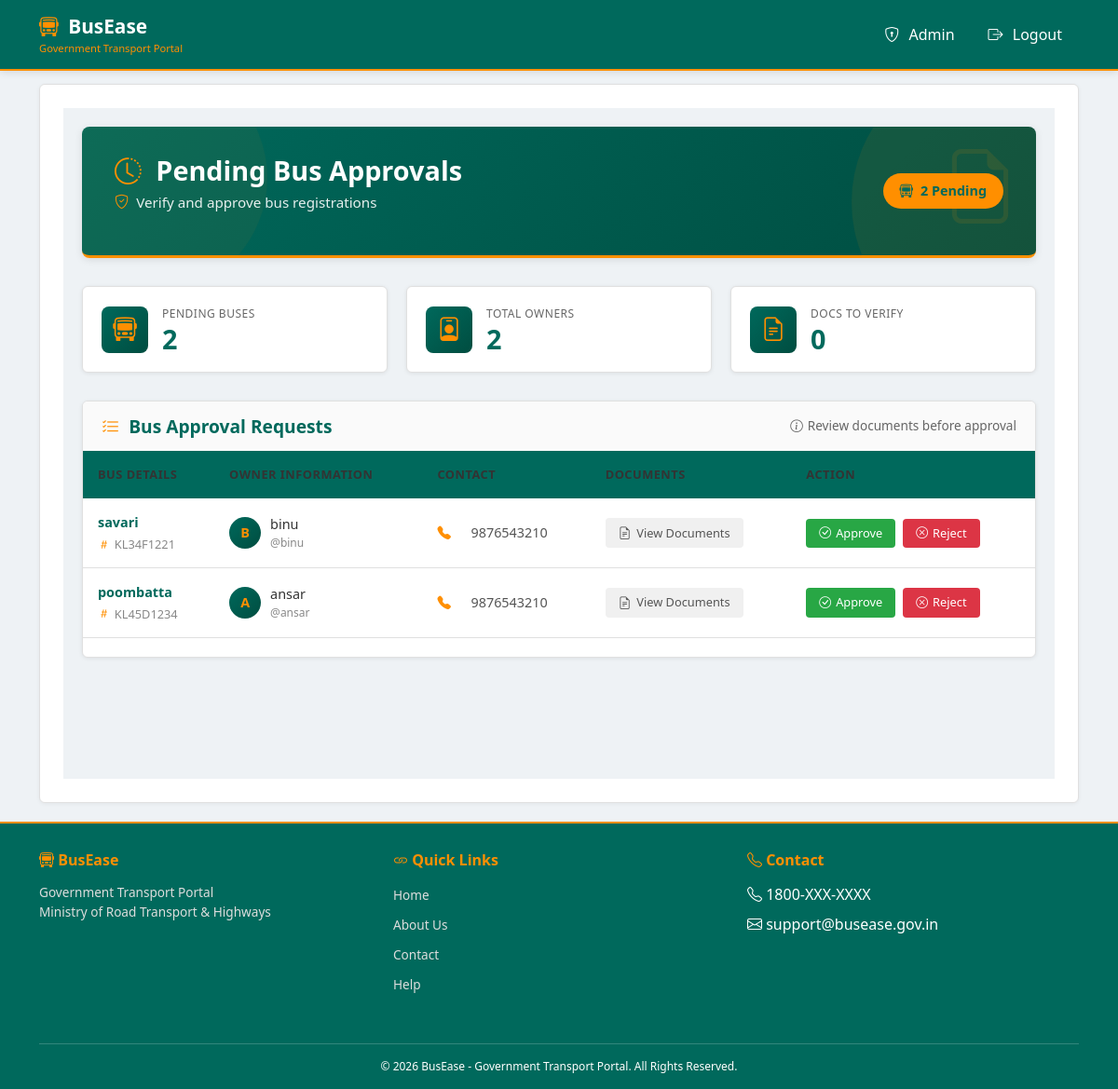
The page /admin_app/bus-approvals/ (signed in) on the database as committed earlier.
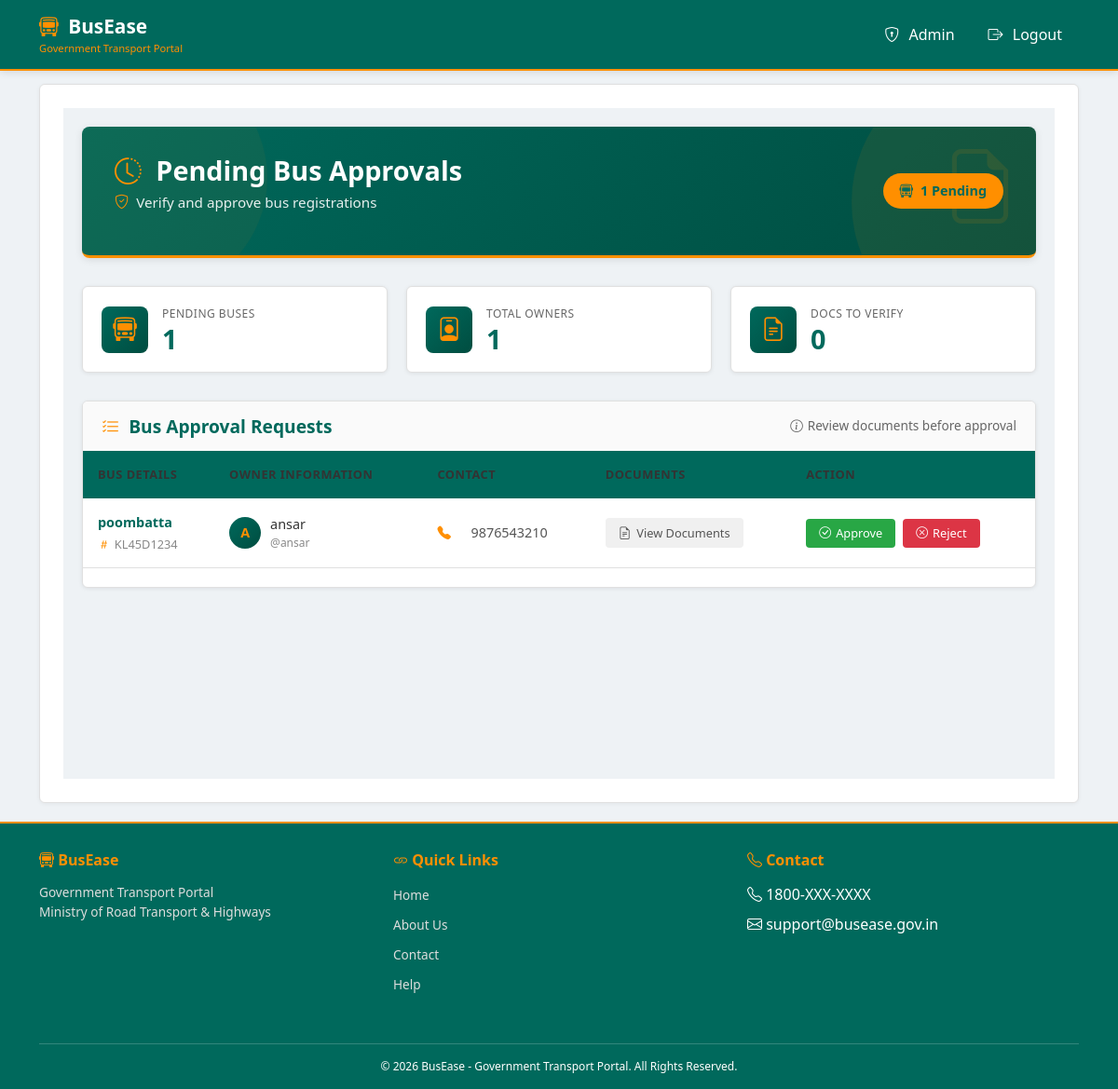
The same page on the database as committed later.
### bus_owner/models.py (models this page shows, shortened)
class Bus(models.Model):
    owner = models.ForeignKey(BusOwnerProfile, on_delete=models.CASCADE, related_name='buses')
    bus_name = models.CharField(max_length=100, default="Unnamed Bus")
    bus_number = models.CharField(max_length=20, unique=True)
    total_seats = models.PositiveIntegerField()
    owner_contact_number = models.CharField(max_length=15, blank=True, default="")
    driver_name = models.CharField(max_length=100, blank=True, default="")
    driver_contact_number = models.CharField(max_length=15, blank=True, default="")
    driver_license = models.FileField(upload_to='driver_licenses/', null=True, blank=True)
    registration_document = models.FileField(upload_to='registration_docs/', blank=True, null=True)
    pollution_test_certificate = models.FileField(upload_to='pollution_tests/', null=True, blank=True)
    insurance_document = models.FileField(upload_to='insurance_docs/', null=True, blank=True)
    approved = models.BooleanField(default=False)
    class Meta:
        ordering = ['bus_number']
        verbose_name = "Bus"
        verbose_name_plural = "Buses"

class BusOwnerProfile(models.Model):
    user = models.OneToOneField(settings.AUTH_USER_MODEL, on_delete=models.CASCADE)
    contact_number = models.CharField(max_length=15)
    address = models.TextField()
    owner_photo = models.ImageField(upload_to='owner_photos/', null=True, blank=True)
    business_license = models.FileField(upload_to='business_licenses/', null=True, blank=True)
    id_proof = models.FileField(upload_to='owner_id_proofs/', null=True, blank=True)
    approved = models.BooleanField(default=False)
    registered_on = models.DateTimeField(auto_now_add=True)

### main/models.py (models this page shows, shortened)
class User(AbstractUser):
    ROLE_CHOICES = [
        ('admin', 'RTO Admin'),
        ('owner', 'Bus Owner'),
        ('traveller', 'Traveller'),
        ('conductor', 'Bus Conductor'),  # Add this line
    ]
    role = models.CharField(max_length=20, choices=ROLE_CHOICES, default='traveller')
    email = models.EmailField(blank=True, null=True)
    USERNAME_FIELD = 'username'
    REQUIRED_FIELDS = ['email']
    objects = UserManager()

### admin_app/views.py (the view)
# urls.py: path('bus-approvals/', views.admin_bus_approvals, name='admin_bus_approvals'),
@login_required
@user_passes_test(superuser_required)
def admin_bus_approvals(request):
    pending_buses = Bus.objects.filter(approved=False).select_related("owner", "owner__user")
    return render(request, "admin_app/admin_bus_approvals.html", {
        "pending_buses": pending_buses
    })

### admin_app/views.py (called while the page is built)
def superuser_required(user):
    return user.is_superuser

### admin_app/templates/admin_app/admin_bus_approvals.html (shortened to what this page needs)
{% extends 'base.html' %}
{% block content %}
<div class="gov-approvals-page">
  <div class="gov-container">
    <div class="gov-hero-section">
      <div class="gov-hero-content">
        <div>
          <h1 class="gov-hero-title">
            <i class="bi bi-clock-history"></i> Pending Bus Approvals
          </h1>
          <p class="gov-hero-subtitle">
            <i class="bi bi-shield-check"></i> Verify and approve bus registrations
          </p>
        </div>
        <span class="gov-stats-badge">
          <i class="bi bi-bus-front"></i> {{ pending_buses|length }} Pending
        </span>
      </div>
    </div>
    <div class="gov-stats-grid">
      <div class="gov-stat-card">
        <div class="gov-stat-icon">
          <i class="bi bi-bus-front"></i>
        </div>
        <div class="gov-stat-content">
          <div class="gov-stat-label">Pending Buses</div>
          <div class="gov-stat-number">{{ pending_buses|length }}</div>
        </div>
      </div>
      <div class="gov-stat-card">
        <div class="gov-stat-icon">
          <i class="bi bi-person-badge"></i>
        </div>
        <div class="gov-stat-content">
          <div class="gov-stat-label">Total Owners</div>
          <div class="gov-stat-number">{{ pending_buses|length }}</div>
        </div>
      </div>
      <div class="gov-stat-card">
        <div class="gov-stat-icon">
          <i class="bi bi-file-earmark-text"></i>
        </div>
        <div class="gov-stat-content">
          <div class="gov-stat-label">Docs to Verify</div>
          <div class="gov-stat-number">{{ pending_buses|length|add:pending_buses|length|add:pending_buses|length }}</div>
        </div>
      </div>
    </div>
    <div class="gov-main-card">
      <div class="gov-card-header">
        <h5 class="gov-card-title">
          <i class="bi bi-list-check"></i>
          Bus Approval Requests
        </h5>
        <span class="gov-card-subtitle">
          <i class="bi bi-info-circle"></i> Review documents before approval
        </span>
      </div>
      {% if pending_buses %}
        <div class="gov-table-container">
          <table class="gov-table">
            <thead>
              <tr>
                <th>Bus Details</th>
                <th>Owner Information</th>
                <th>Contact</th>
                <th>Documents</th>
                <th>Action</th>
              </tr>
            </thead>
            <tbody>
              {% for bus in pending_buses %}
              <tr>
                <td>
                  <div class="gov-bus-name">{{ bus.bus_name }}</div>
                  <div class="gov-bus-number">
                    <i class="bi bi-hash"></i> {{ bus.bus_number }}
                  </div>
                </td>
                <td>
                  <div class="gov-owner-info">
                    <div class="gov-owner-avatar">
                      {{ bus.owner.user.username|slice:":1"|upper }}
                    </div>
                    <div>
                      <div class="gov-owner-name">{{ bus.owner.user.get_full_name|default:bus.owner.user.username }}</div>
                      <div class="gov-owner-username">@{{ bus.owner.user.username }}</div>
                    </div>
                  </div>
                </td>
                <td>
                  <div class="gov-contact">
                    <i class="bi bi-telephone-fill"></i>
                    {{ bus.owner.contact_number }}
                  </div>
                </td>
                <td>
                  <a href="{% url 'admin_view_bus_documents' bus.id %}" class="gov-doc-btn">
                    <i class="bi bi-file-earmark-text"></i>
                    View Documents
                  </a>
                </td>
                <td>
                  <div class="gov-action-group">
                    <a href="{% url 'approve_bus' bus.id %}" class="gov-action-btn gov-action-approve" onclick="return confirm('Approve this bus?')">
                      <i class="bi bi-check-circle"></i>
                      Approve
                    </a>
                    <a href="{% url 'reject_bus' bus.id %}" class="gov-action-btn gov-action-reject" onclick="return confirm('Reject this bus?')">
                      <i class="bi bi-x-circle"></i>
                      Reject
                    </a>
                  </div>
                </td>
              </tr>
              {% endfor %}
            </tbody>
          </table>
        </div>
      {% endif %}
    </div>
  </div>
</div>
{% endblock %}

### templates/base.html (shortened to what this page needs)
<!DOCTYPE html>
<html lang="en">
<head>
    <link href="https://cdn.jsdelivr.net/npm/bootstrap@5.3.0/dist/css/bootstrap.min.css" rel="stylesheet">
    <link rel="stylesheet" href="https://cdn.jsdelivr.net/npm/bootstrap-icons@1.10.5/font/bootstrap-icons.css">
</head>
<body>
<nav class="navbar navbar-expand-lg navbar-dark gov-navbar fixed-top">
    <div class="container">
        <a class="navbar-brand" href="{% url 'home' %}">
            <i class="bi bi-bus-front"></i> BusEase
            <small>Government Transport Portal</small>
        </a>
        <div class="collapse navbar-collapse" id="navbarNav">
            <ul class="navbar-nav ms-auto">
                {% if user.is_authenticated %}
                    {% if user.is_superuser or user.role == 'admin' %}
                        <li class="nav-item">
                            <a class="nav-link" href="{% url 'admin_dashboard' %}">
                                <i class="bi bi-shield-lock"></i> Admin
                            </a>
                        </li>
                    {% elif user.role == 'owner' %}
                        <li class="nav-item">
                            <a class="nav-link" href="{% url 'owner_dashboard' %}">
                                <i class="bi bi-building"></i> Owner
                            </a>
                        </li>
                    {% elif user.role == 'conductor' %}
                        <li class="nav-item">
                            <a class="nav-link" href="{% url 'conductor_dashboard' %}">
                                <i class="bi bi-person-badge"></i> Conductor
                            </a>
                        </li>
                    {% elif user.role == 'traveller' %}
                        <li class="nav-item">
                            <a class="nav-link" href="{% url 'traveller_dashboard' %}">
                                <i class="bi bi-person-badge"></i> Dashboard
                            </a>
                        </li>
                    {% endif %}
                    <li class="nav-item">
                        <a class="nav-link" href="{% url 'logout' %}">
                            <i class="bi bi-box-arrow-right"></i> Logout
                        </a>
                    </li>
                {% endif %}
            </ul>
        </div>
    </div>
</nav>
<div class="main-container">
    <div class="container">
        <div class="gov-content-wrapper">
            {% block content %}{% endblock %}
        </div>
    </div>
</div>
<footer class="gov-footer">
    <div class="container">
        <div class="row">
            <div class="col-md-4 mb-3">
                <h5><i class="bi bi-bus-front"></i> BusEase</h5>
                <p style="font-size: 0.85rem; color: #ddd;">Government Transport Portal<br>Ministry of Road Transport & Highways</p>
            </div>
            <div class="col-md-4 mb-3">
                <h5><i class="bi bi-link"></i> Quick Links</h5>
                <ul>
                    <li><a href="{% url 'home' %}">Home</a></li>
                    <li><a href="#">About Us</a></li>
                    <li><a href="#">Contact</a></li>
                    <li><a href="#">Help</a></li>
                </ul>
            </div>
            <div class="col-md-4 mb-3">
                <h5><i class="bi bi-telephone"></i> Contact</h5>
                <ul>
                    <li><i class="bi bi-telephone"></i> 1800-XXX-XXXX</li>
                    <li><i class="bi bi-envelope"></i> support@busease.gov.in</li>
                </ul>
            </div>
        </div>
        <div class="gov-footer-bottom">
            <p class="mb-0">© {% now "Y" %} BusEase - Government Transport Portal. All Rights Reserved.</p>
        </div>
    </div>
</footer>
</body>
</html>

### templates/base.html (style rules this page uses)
* { margin: 0; padding: 0; box-sizing: border-box; }
body { background: #eef2f5; font-family: 'Segoe UI', Arial, sans-serif; padding-top: 70px; min-height: 100vh; display: flex; flex-direction: column; }
.gov-navbar { background: #00695c !important; border-bottom: 2px solid #ff8f00; box-shadow: 0 2px 8px rgba(0,0,0,0.1); padding: 8px 0; }
.navbar-brand { font-weight: 700; font-size: 1.3rem; color: white !important; }
.navbar-brand i { color: #ff8f00; margin-right: 5px; }
.navbar-brand small { font-size: 0.7rem; font-weight: normal; color: #ff8f00; display: block; }
.nav-link { color: white !important; font-weight: 500; padding: 8px 16px !important; margin: 0 2px; border-radius: 4px; }
.nav-link i { margin-right: 6px; }
.main-container { flex: 1; display: flex; flex-direction: column; width: 100%; }
.gov-content-wrapper { background: white; border-radius: 6px; padding: 25px; margin: 20px auto; width: 100%; border: 1px solid #e0e0e0; box-shadow: 0 1px 4px rgba(0,0,0,0.05); }
.gov-footer { background: #00695c; color: white; padding: 30px 0 15px; margin-top: auto; border-top: 2px solid #ff8f00; width: 100%; }
.gov-footer h5 { color: #ff8f00; font-size: 1rem; margin-bottom: 15px; font-weight: 600; }
.gov-footer a { color: #ddd; text-decoration: none; font-size: 0.85rem; transition: color 0.2s ease; }
.gov-footer ul { list-style: none; padding: 0; }
.gov-footer ul li { margin-bottom: 8px; }
.gov-footer-bottom { text-align: center; padding-top: 15px; margin-top: 20px; border-top: 1px solid rgba(255,255,255,0.2); font-size: 0.75rem; }
.gov-table { width: 100%; border-collapse: collapse; margin-bottom: 20px; }
.gov-table th { background: #00695c; color: white; padding: 12px; text-align: left; font-weight: 600; font-size: 0.85rem; }
.gov-table td { padding: 12px; border-bottom: 1px solid #e0e0e0; font-size: 0.85rem; }

Rows that differ between the two databases and show on the page:
no longer on this page (row edited): Bus: bus_name "savari", bus_number "KL34F1221", owner.user.username "B", owner.user.get_full_name "binu", owner.user.username "binu", owner.contact_number "9876543210"
Other text that changed with them:
{{ pending_buses|length }}: "2" → "1"
